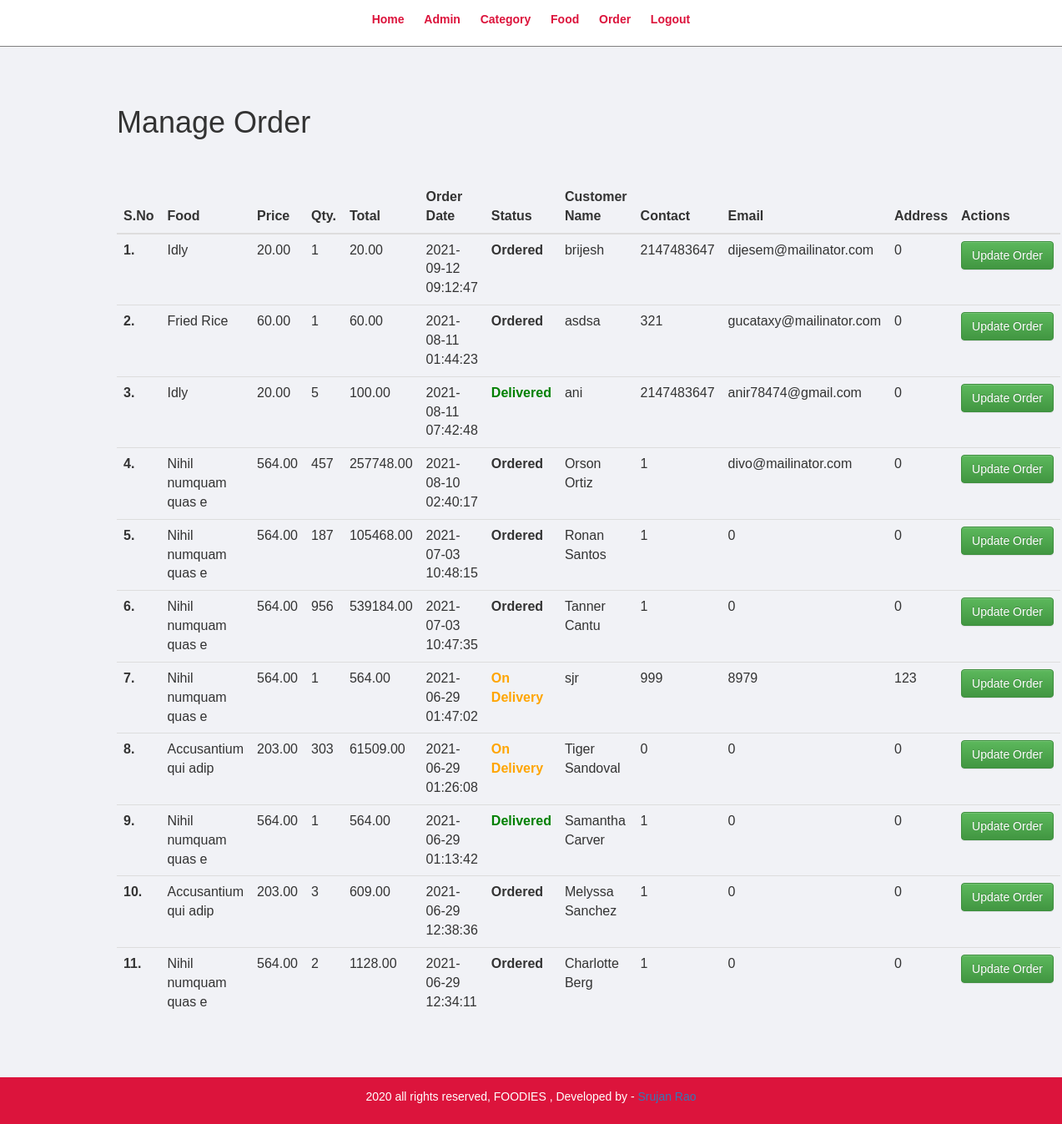
Page /admin/manage-order.php (signed in) on the committed database.
### tables this page shows
CREATE TABLE `tbl_order` (
  `id` int(10) UNSIGNED NOT NULL,
  `food` varchar(150) NOT NULL,
  `price` decimal(10,2) NOT NULL,
  `qty` int(11) NOT NULL,
  `total` decimal(10,2) NOT NULL,
  `order_date` datetime NOT NULL,
  `status` varchar(50) NOT NULL,
  `customer_name` varchar(150) NOT NULL,
  `customer_contact` int(20) NOT NULL,
  `customer_email` varchar(150) NOT NULL,
  `customer_address` int(255) NOT NULL
);

### admin/manage-order.php (the view, shortened to what this page needs)
<?php include('partials/menu.php'); ?>
<div class="main-content">
    <div class="wrapper">
        <h1>Manage Order</h1>
        <br>
<br>
        <table class="table">
            <thead>
                <tr>
                    <th scope="col">S.No</th>
                    <th scope="col">Food</th>
                    <th scope="col">Price</th>
                    <th scope="col">Qty.</th>
                    <th scope="col">Total</th>
                    <th scope="col">Order Date</th>
                    <th scope="col">Status</th>
                    <th scope="col">Customer Name</th>
                    <th scope="col"> Contact</th>
                    <th scope="col"> Email</th>
                    <th scope="col"> Address</th>
                    <th scope="col"> Actions</th>
                </tr>
            </thead>
            <tbody>
                <?php
    $sql="SELECT * FROM tbl_order ORDER BY id DESC";
    $res=mysqli_query($conn,$sql);
    $count=mysqli_num_rows($res);
    $sn=1;
    if($count>0)
    {
      while($rows=mysqli_fetch_assoc($res))
      {
        $id=$rows['id'];
        $food=$rows['food'];
        $price=$rows['price'];
        $qty=$rows['qty'];
        $total=$rows['total'];
        $order_date=$rows['order_date'];
        $status= $rows['status'];
        $customer_name=$rows['customer_name'];
        $customer_contact=$rows['customer_contact'];
        $customer_email=$rows['customer_email'];
        $customer_address=$rows['customer_address'];
        ?>
                <tr>
                    <th scope="row"><?php echo $sn++;?>.</th>
                    <td><?php echo $food;?></td>
                    <td><?php echo $price;?></td>
                    <td><?php echo $qty;?></td>
                    <td><?php echo $total;?></td>
                    <td><?php echo $order_date;?></td>
                    <td>
                        <?php
                         if($status=="Ordered")
                        {
                            echo "<label> $status </label>";
                        }
                        else if($status=="On Delivery"){
                            echo "<label style='color:orange;'> $status </label>";
                        }
                        else if($status=="Delivered"){
                            echo "<label style='color:green;'> $status </label>";
                        }
                        else if($status=="Cancelled"){
                            echo "<label style='color:red;'> $status </label>";
                        }
                        ?>
                    </td>
                    <td><?php echo $customer_name;?></td>
                    <td><?php echo $customer_contact;?></td>
                    <td><?php echo $customer_email;?></td>
                    <td><?php echo $customer_address;?></td>
                    <td><a class="btn btn-success" href="<?php echo SITEURL; ?>admin/update-order.php?id=<?php echo $id;?>" role="button">Update Order</a></td>
                </tr>
                <?php
      }
    }
    ?>
            </tbody>
        </table>
    </div>
</div>
<?php include('partials/footer.php'); ?>

### admin/partials/menu.php (shortened to what this page needs)
<html>
<head>
    <link rel="stylesheet" href="../css/admin.css">
    <link rel="stylesheet" href="https://maxcdn.bootstrapcdn.com/bootstrap/3.3.7/css/bootstrap.min.css"
>
    <link rel="stylesheet" href="https://maxcdn.bootstrapcdn.com/bootstrap/3.3.7/css/bootstrap-theme.min.css"
>
</head>
<body>
    <div class="menu text-center">
        <div class="wrapper">
            <ul>
                <li><a href="index.php">Home</a></li>
                <li><a href="manage-admin.php">Admin</a></li>
                <li><a href="manage-category.php">Category</a></li>
                <li><a href="manage-food.php">Food</a></li>
                <li><a href="manage-order.php">Order</a></li>
                <li><a href="logout.php">Logout</a></li>
            </ul>
        </div>
    </div>

### admin/partials/footer.php
<div class="footer">
        <div class="wrapper">
        <p class="text-center">2020 all rights reserved, FOODIES , Developed by - <a href="#">  Srujan Rao</a></p>
        </div>
        </div>
    </body>
</html>

### css/admin.css (style rules this page uses)
* { margin: 0; padding: 0; font-family: Arial, Helvetica, sans-serif; }
.wrapper { padding: 1%; width: 80%; margin: 0 auto; }
.text-center { text-align: center; }
.menu { border-bottom: 1px solid grey; }
.menu ul { list-style-type: none; }
.menu ul li { display: inline; padding: 1%; }
.menu ul li a { text-decoration: none; font-weight: bold; color: crimson; }
.main-content { background-color: #f1f2f6; padding: 3% 0; }
.footer { background-color: crimson; color: white; }

### rows in the picture
tbl_order: food "Idly", price "20.00", qty "1", total "20.00", order_date "2021-09-12 09:12:47", status "Ordered", customer_name "brijesh", customer_contact "2147483647", customer_email "dijesem@mailinator.com", customer_address "0"
tbl_order: food "Fried Rice", price "60.00", qty "1", total "60.00", order_date "2021-08-11 01:44:23", status "Ordered", customer_name "asdsa", customer_contact "321", customer_email "gucataxy@mailinator.com", customer_address "0"
tbl_order: food "Idly", price "20.00", qty "5", total "100.00", order_date "2021-08-11 07:42:48", status "Delivered", customer_name "ani", customer_contact "2147483647", customer_email "anir78474@gmail.com", customer_address "0"
tbl_order: food "Nihil numquam quas e", price "564.00", qty "457", total "257748.00", order_date "2021-08-10 02:40:17", status "Ordered", customer_name "Orson Ortiz", customer_contact "1", customer_email "divo@mailinator.com", customer_address "0"
tbl_order: food "Nihil numquam quas e", price "564.00", qty "187", total "105468.00", order_date "2021-07-03 10:48:15", status "Ordered", customer_name "Ronan Santos", customer_contact "1", customer_email "0", customer_address "0"
tbl_order: food "Nihil numquam quas e", price "564.00", qty "956", total "539184.00", order_date "2021-07-03 10:47:35", status "Ordered", customer_name "Tanner Cantu", customer_contact "1", customer_email "0", customer_address "0"
tbl_order: food "Nihil numquam quas e", price "564.00", qty "1", total "564.00", order_date "2021-06-29 01:47:02", status "On Delivery", customer_name "sjr", customer_contact "999", customer_email "8979", customer_address "123"
tbl_order: food "Accusantium qui adip", price "203.00", qty "303", total "61509.00", order_date "2021-06-29 01:26:08", status "On Delivery", customer_name "Tiger Sandoval", customer_contact "0", customer_email "0", customer_address "0"
tbl_order: food "Nihil numquam quas e", price "564.00", qty "1", total "564.00", order_date "2021-06-29 01:13:42", status "Delivered", customer_name "Samantha Carver", customer_contact "1", customer_email "0", customer_address "0"
tbl_order: food "Accusantium qui adip", price "203.00", qty "3", total "609.00", order_date "2021-06-29 12:38:36", status "Ordered", customer_name "Melyssa Sanchez", customer_contact "1", customer_email "0", customer_address "0"
tbl_order: food "Nihil numquam quas e", price "564.00", qty "2", total "1128.00", order_date "2021-06-29 12:34:11", status "Ordered", customer_name "Charlotte Berg", customer_contact "1", customer_email "0", customer_address "0"
